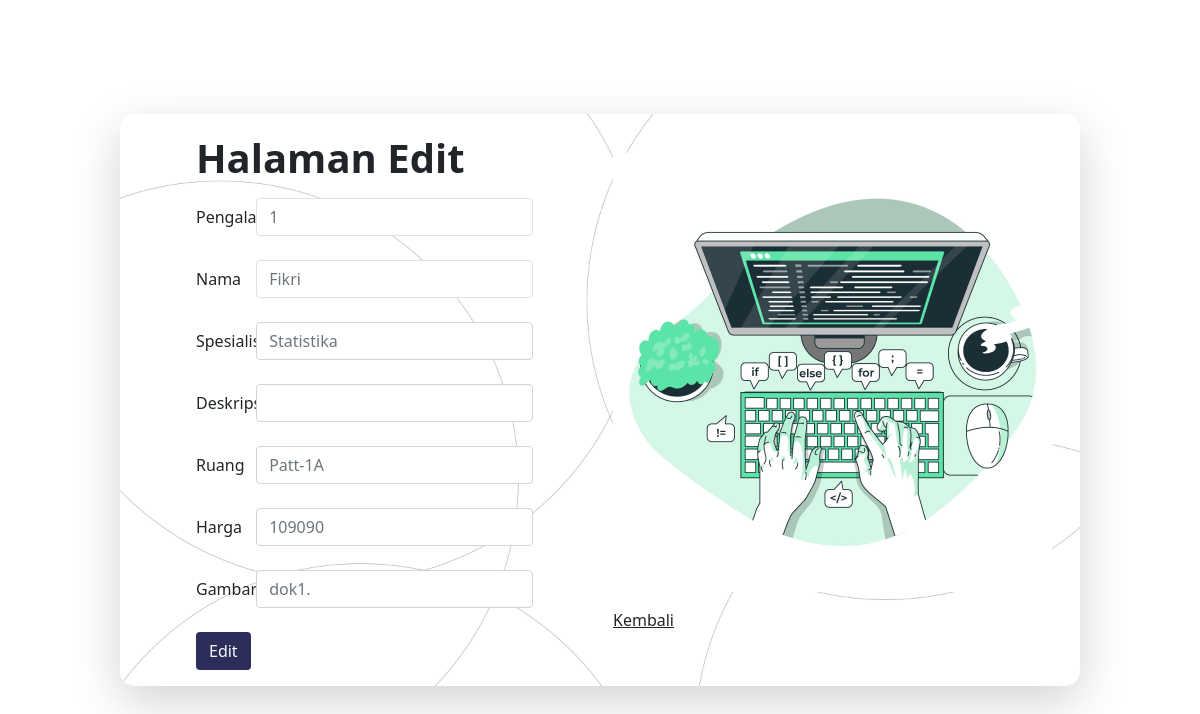
Page /admin/update.php?id_dokter=1778 (signed in) on the earlier database version.
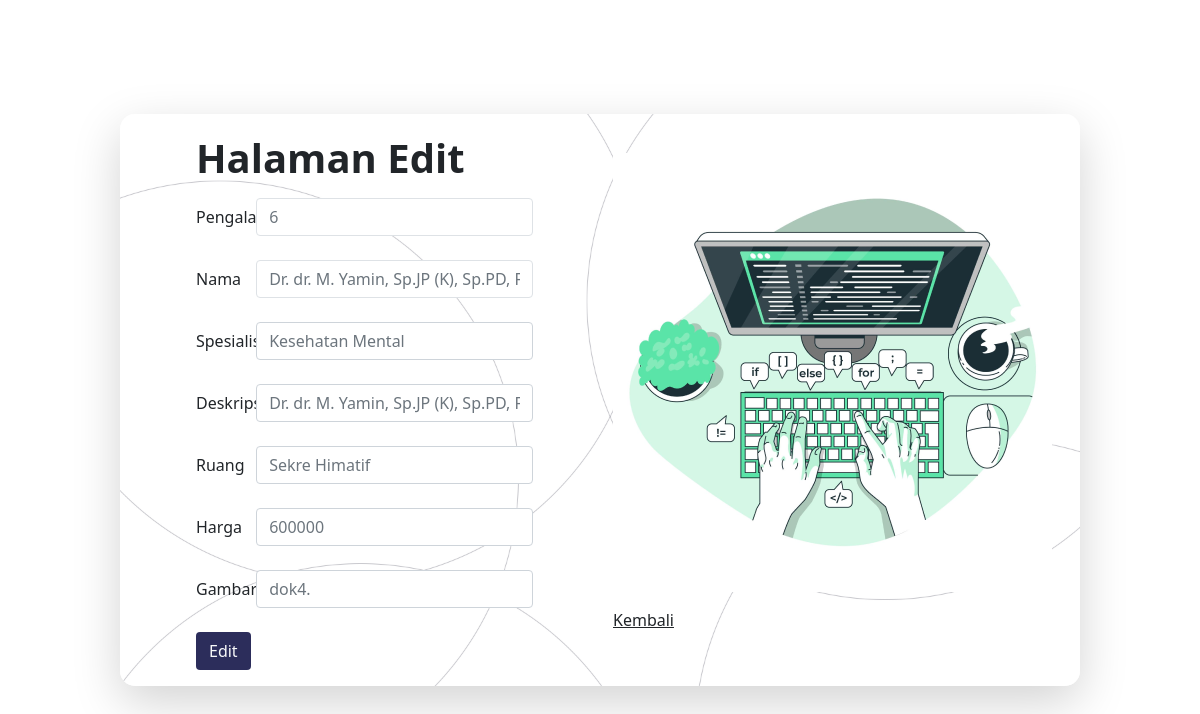
Same page on the later database version.
### tables this page shows
CREATE TABLE `dokter` (
  `id_dokter` int(5) NOT NULL,
  `pengalaman` varchar(1) DEFAULT NULL,
  `nama` varchar(50) DEFAULT NULL,
  `spesialis` varchar(50) DEFAULT NULL,
  `deskripsi` varchar(8000) DEFAULT NULL,
  `ruangan` varchar(50) DEFAULT NULL,
  `harga` int(11) DEFAULT NULL,
  `gambar` varchar(5) NOT NULL
);

### admin/update.php (the view, shortened to what this page needs)
<?php
include "../koneksi.php";
if (isset($_GET['rek_medis'])) {
    $rek_medis = $_GET['rek_medis'];
    $query = mysqli_query($connect, "SELECT * FROM user WHERE rek_medis='$rek_medis'");
    $data = mysqli_fetch_array($query);
    $cek = 5;
} else if (isset($_GET['id_dokter'])) {
    $id_dokter = $_GET['id_dokter'];
    $query = mysqli_query($connect, "SELECT * FROM dokter WHERE id_dokter='$id_dokter'");
    $data = mysqli_fetch_array($query);
    $cek = 6;
}
?>
<!DOCTYPE html>
<html lang="en">
  <head>
    <link rel="stylesheet" href="https://cdn.jsdelivr.net/npm/bootstrap-icons@1.5.0/font/bootstrap-icons.css" />
    <link href="https://cdn.jsdelivr.net/npm/bootstrap@5.0.2/dist/css/bootstrap.min.css" rel="stylesheet" />
    <link rel="stylesheet" href="style.css" />
  </head>
  <body class="overflow-x-hidden" style="height: 100vh;">
    <div class="container d-flex align-items-center justify-content-center" style="height: 100%;">
        <div id="daftar" class="row shadow-lg p-3 mx-auto d-flex align-items-center justify-content-center" style="border-radius: 15px; width: 80vw;background-image: url(gambar/bg2.jpg); background-size: cover;">
            <div class="col ms-5">
                <h1 class="mb-3 mt-1"><b>Halaman Edit</b></h1>
                <form action="" method="post">
                    <div class="mb-4 row">
                        <label for="inputUsername" class="col-sm-2 col-form-label"><?=($cek <= 5)?"No Rek Medis":"Pengalaman"; ?></label>
                        <div class="col-sm-10">
                          <input type="number" class="form-control border border-none" name="<?=($cek <= 5)?"rek_medis":"pengalaman"; ?>" placeholder="<?= ($cek <= 5)? $data['rek_medis']: $data['pengalaman'];?>">
                        </div>
                      </div>
                    <div class="mb-4 row">
                        <label for="inputUsername" class="col-sm-2 col-form-label"><?="Nama"; ?></i></label>
                        <div class="col-sm-10">
                          <input type="text" class="form-control border border-none" name="nama" placeholder="<?=$data['nama'];?>">
                        </div>
                      </div>
                      <div class="mb-4 row">
                        <label for="inputEmail" class="col-sm-2 col-form-label"><?=($cek <= 5)?"Password":"Spesialis"; ?></label>
                        <div class="col-sm-10">
                          <input type="text" class="form-control" name="<?=($cek <= 5)?"password":"spesialis"; ?>" placeholder="<?=($cek <= 5)? $data['password']: $data['spesialis'];?>">
                        </div>
                      </div>
                      <div class="mb-4 row">
                        <label for="inputPassword" class="col-sm-2 col-form-label"><?=($cek <= 5)?"Email":"Deskripsi"; ?></label>
                        <div class="col-sm-10">
                          <input type="text" class="form-control" name="<?=($cek <= 5)?"email":"deskripsi"; ?>" placeholder="<?=($cek <= 5)? $data['email']: $data['deskripsi'];?>">
                        </div>
                      </div>
                      <div class="mb-4 row">
                        <label for="inputConfirm" class="col-sm-2 col-form-label"><?=($cek <= 5)?"Tanggal Lahir":"Ruang"; ?></label>
                        <div class="col-sm-10">
                          <input type="text" class="form-control" name="<?=($cek <= 5)?"tgl":"ruang"; ?>" placeholder="<?=($cek <= 5)? $data['tanggal_lahir']: $data['ruangan'];?>">
                        </div>
                      </div>
                      <?php
                      if ($cek <= 5) {
                        $dolar = "maan";
                      } else {
                        echo '<div class="mb-4 row">
                        <label for="inputConfirm" class="col-sm-2 col-form-label">Harga</label>
                        <div class="col-sm-10">
                          <input type="text" class="form-control" name="harga" placeholder="'.$data['harga'].'">
                        </div>
                      </div>
                      <div class="mb-4 row">
                        <label for="inputConfirm" class="col-sm-2 col-form-label">Gambar</label>
                        <div class="col-sm-10">
                          <input type="text" class="form-control" name="gambar" placeholder="'.$data['gambar'].'">
                        </div>
                      </div>';
                      }
                      ?>
                      <button type="submit" name="<?=($cek <= 5)?"user":"dokter"; ?>" class="btn bg-dark text-light">Edit</button>
                </form>
            </div>
            <div class="col ms-2">
                <img src="../gambar/mss.png" class="ms-5" alt="" srcset="">
                <p class="mt-3"><a class="link-underline-dark mt-5 ms-5 text-dark text-center" href="idxAdmin.php">Kembali</a></p>
            </div>
    </div>
    </div>
  </body>
</html>

### style.css (style rules this page uses)
.bg-dark { background-color: #2C2D5B !important; }

Differences in the rows shown:
changed dokter: pengalaman "1" → "6"; nama "Fikri" → "Dr. dr. M. Yamin, Sp.JP (K), Sp.PD, FACC, FSCAI, F"; spesialis "Statistika" → "Kesehatan Mental"; ruang "Patt-1A" → "Sekre Himatif"; harga "109090" → "600000"; gambar "dok1." → "dok4."
